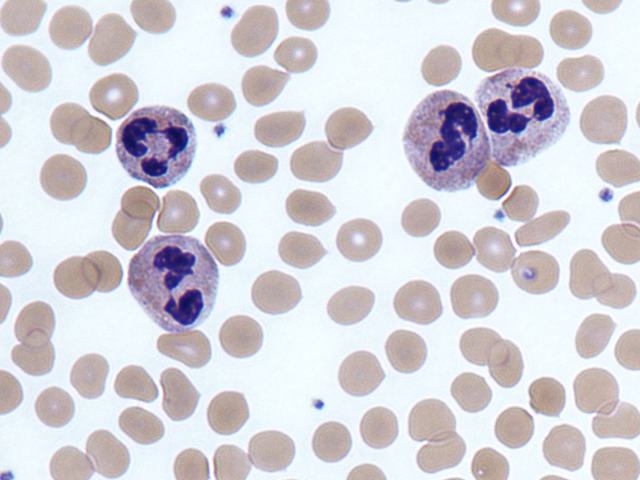
#> input picture Classes/data/neutrophils.png, 640 x 480 px, found by its file name
$ jupyter execute --allow-errors '[06]binarization.ipynb'
#> lines starting #> are read from the running program, lines starting #| are printed output that depends on the picture; after the words box and inside, x2 and y2 are one past the last pixel; in counts of white or black regions, pixels touching at a corner belong together
[cell 1]
import numpy as np
import cv2
import random
import matplotlib.pylab as plt

def imshow(tit, image) :
    plt.title(tit)
    if len(image.shape) == 3 :
        plt.imshow(cv2.cvtColor(image, cv2.COLOR_BGR2RGB))
    else :
        plt.imshow(image, cmap="gray")

## 1. 이진화

[cell 2]
filename = 'neutrophils.png'

src = cv2.imread(filename, cv2.IMREAD_GRAYSCALE)
#> src: shape (480, 640); min 21, max 255, mean 209.5


th = 190  # 70, 190
_,dst = cv2.threshold(src, th, 255, cv2.THRESH_BINARY) ##cv2.THRESH_BINARY_INV
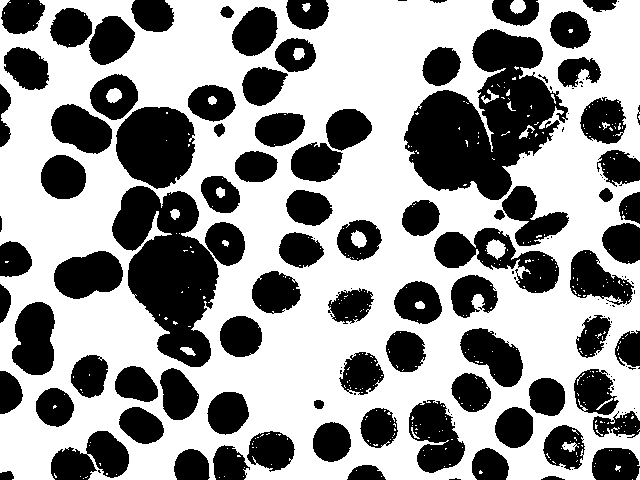
#> dst: shape (480, 640); 58.9% white; 146 black regions (59 under 20 px), largest, box (x1, y1, x2, y2) and area: (404, 29, 568, 200) 14847, (112, 186, 219, 367) 11293, (116, 107, 195, 189) 5016


plt.subplot(121), plt.axis('off'), imshow("", src)
plt.subplot(122), plt.axis('off'), imshow("", dst)
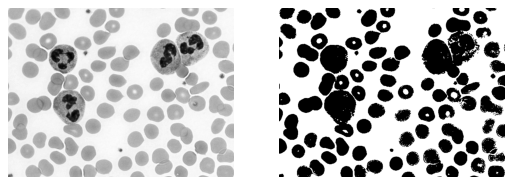
#> figure drawn by matplotlib, 2 panels

[cell 3]
def on_threshold(pos): #create function to variate threshold value
    _, dst = cv2.threshold(src, pos, 255, cv2.THRESH_BINARY)
    cv2.imshow('dst', dst)


filename = 'neutrophils.png'

src = cv2.imread(filename, cv2.IMREAD_GRAYSCALE)

cv2.imshow('src', src)

cv2.namedWindow('dst')
cv2.createTrackbar('Threshold', 'dst', 0, 255, on_threshold)
cv2.setTrackbarPos('Threshold', 'dst', 128)

cv2.waitKey(0)
cv2.destroyAllWindows()

[cell 4]
img  = cv2.imread("fruits.png", 0)
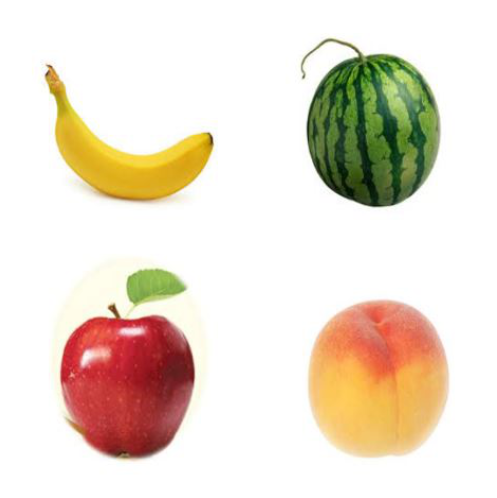
#> input picture Classes/data/fruits.png, 497 x 498 px, found by its file name
#> img: shape (498, 497); min 7, max 255, mean 224.7
_, img_edge = cv2.threshold(img, 230, 255, cv2.THRESH_BINARY_INV)
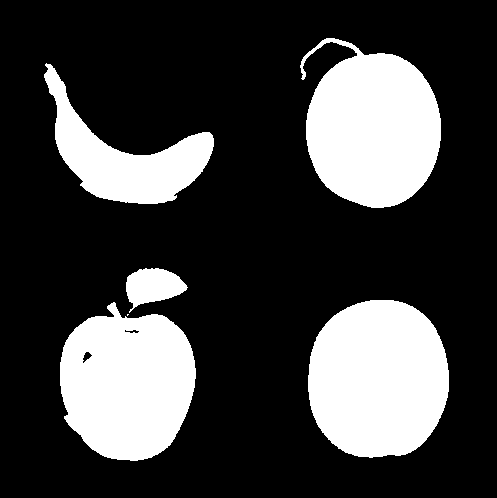
#> img_edge: shape (498, 497); 24.9% white; 6 white regions (1 under 20 px), largest, box (x1, y1, x2, y2) and area: (308, 300, 449, 458) 18071, (300, 38, 441, 208) 16993, (60, 302, 196, 461) 16283, (44, 63, 214, 204) 8668, (126, 268, 188, 313) 1684

imshow("", img)
plt.show()
imshow("", img_edge)

[cell 5]
img  = cv2.imread("5.jpg", 0)
_, img_edge = cv2.threshold(img, 230, 255, cv2.THRESH_BINARY_INV)

#> (the rest of this cell did not finish here and is left out)

## 2. adaptiveThreshold

[cell 6]
def on_trackbar(pos):
    bsize = pos
    if bsize % 2 == 0: bsize = bsize - 1
    if bsize < 3: bsize = 3

    dst = cv2.adaptiveThreshold(src, 255, cv2.ADAPTIVE_THRESH_GAUSSIAN_C,
                               cv2.THRESH_BINARY, bsize, 5)

    cv2.imshow('dst', dst)


src = cv2.imread('sudoku.jpg', cv2.IMREAD_GRAYSCALE)
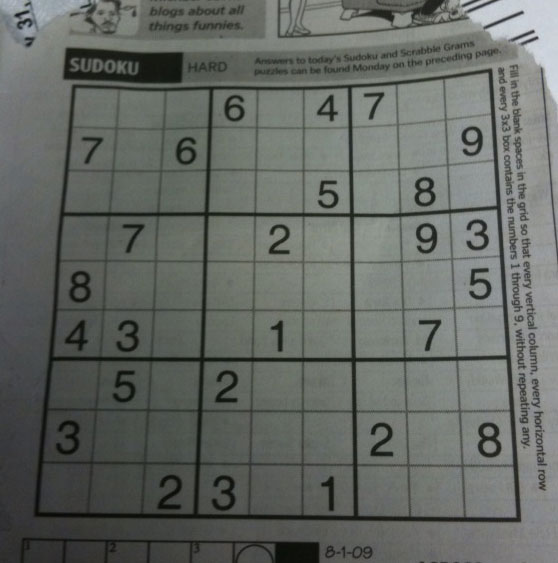
#> input picture Classes/data/sudoku.jpg, 558 x 563 px, found by its file name
#> src: shape (563, 558); min 7, max 218, mean 102.4

if src is None:
    print('Image load failed!')
    sys.exit()

cv2.imshow('src', src)

cv2.namedWindow('dst')
cv2.createTrackbar('Block Size', 'dst', 0, 200, on_trackbar)
cv2.setTrackbarPos('Block Size', 'dst', 11)

cv2.waitKey()
cv2.destroyAllWindows()

## 3. erode / dilate

[cell 7]
src = cv2.imread('milkdrop.bmp', cv2.IMREAD_GRAYSCALE)

_, src_bin = cv2.threshold(src, 0, 255, cv2.THRESH_BINARY | cv2.THRESH_OTSU)

#> (the rest of this cell did not finish here and is left out)

## 4. Open/Close

[cell 8]
src = cv2.imread('milkdrop.bmp', cv2.IMREAD_GRAYSCALE)


_, src_bin = cv2.threshold(src, 0, 255, cv2.THRESH_BINARY | cv2.THRESH_OTSU)

#> (the rest of this cell did not finish here and is left out)

## 5. 다양한 영상에서 이진화

[cell 9]
src = cv2.imread('207.png', cv2.IMREAD_GRAYSCALE)
#> (the rest of this cell did not finish here and is left out)

[cell 10]
image = cv2.imread('circle.png',0)
_,binary = cv2.threshold(image, 50, 255, cv2.THRESH_BINARY)

#> (the rest of this cell did not finish here and is left out)

#> (a cell that did not finish here is left out)

[cell 12]
img = cv2.imread('text.jpg', 0)
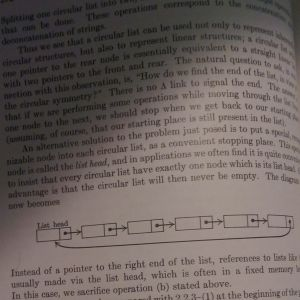
#> input picture Classes/data/text.jpg, 300 x 300 px, found by its file name
#> img: shape (300, 300); min 9, max 171, mean 100.3
adapt_mask = cv2.adaptiveThreshold(img, 255, cv2.ADAPTIVE_THRESH_GAUSSIAN_C,
                                   cv2.THRESH_BINARY_INV, 21, 2)
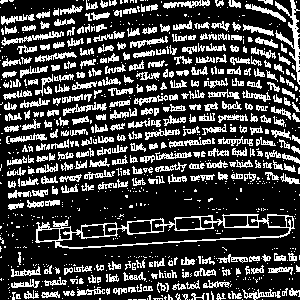
#> adapt_mask: shape (300, 300); 26.4% white in thin lines or dots
imshow("", img)
plt.show()
imshow("", adapt_mask)

[cell 13]
img = cv2.imread('namecard.png', 0)

#> (the rest of this cell did not finish here and is left out)

[cell 14]
img = cv2.imread('namecard.png', 0)

#> (the rest of this cell did not finish here and is left out)

[cell 15]
src = cv2.imread('stone.png',0)
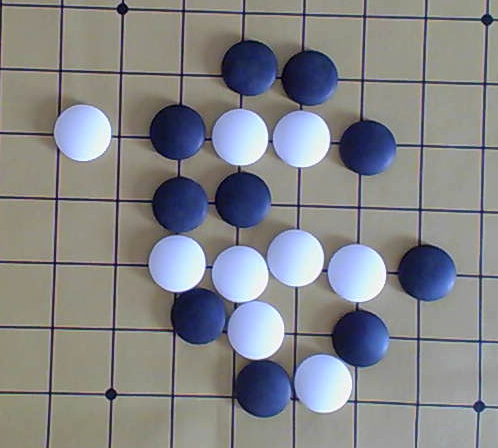
#> input picture Classes/data/stone.png, 498 x 448 px, found by its file name
#> src: shape (448, 498); min 0, max 255, mean 134.5
src = cv2.GaussianBlur(src, (13,13), 0)
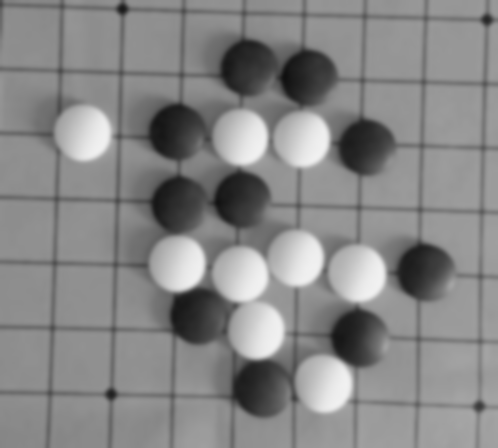
#> src: shape (448, 498); min 15, max 241, mean 134.5
dst = cv2.adaptiveThreshold(src, 255, cv2.ADAPTIVE_THRESH_GAUSSIAN_C,
                               cv2.THRESH_BINARY, 21, 5)
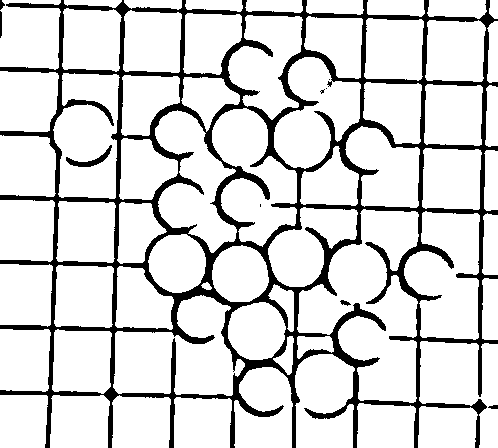
#> dst: shape (448, 498); 84.4% white; 10 black regions (4 under 20 px), largest, box (x1, y1, x2, y2) and area: (0, 0, 498, 448) 34480, (66, 145, 112, 167) 265, (0, 11, 2, 38) 51, (340, 300, 351, 306) 36, (488, 405, 498, 409) 31, (0, 0, 5, 10) 30
imshow('src', src)
plt.show()
imshow('dst', dst)

[cell 16]
img = cv2.imread('stone.png', 0)

#gray = cv2.GaussianBlur(img, (13, 13), 0)
#> (the rest of this cell did not finish here and is left out)

[cell 17]
import sys
def on_trackbar(pos):
    bsize = pos
    if bsize % 2 == 0: bsize = bsize - 1
    if bsize < 3: bsize = 3

    dst = cv2.adaptiveThreshold(src, 255, cv2.ADAPTIVE_THRESH_GAUSSIAN_C,
                               cv2.THRESH_BINARY, bsize, 5)

    cv2.imshow('dst', dst)


src = cv2.imread('stone.png')
#> src is the input picture: shape (448, 498, 3); mean B, G, R 136.6, 133.9, 132.6
